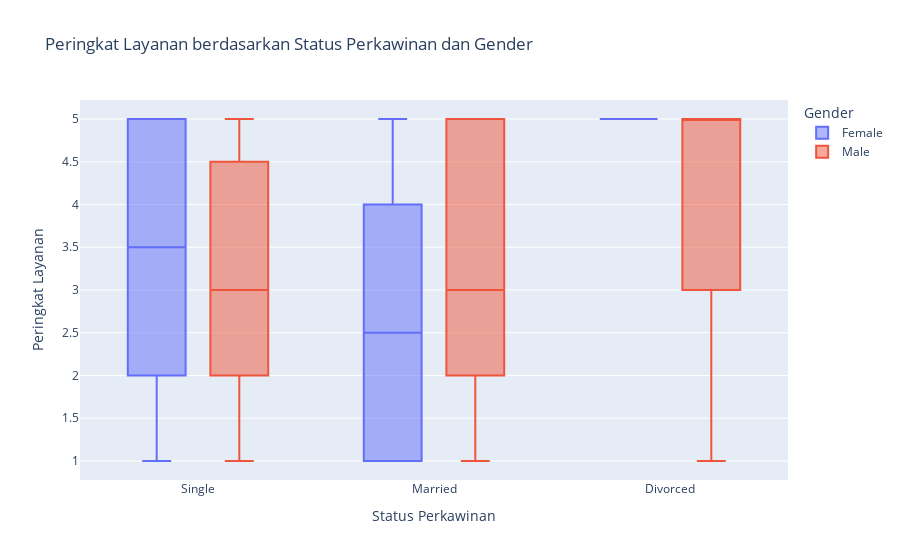

The cell this chart's notebook holds for it:
### Code cell
fig1 = px.box(df, x='Marital Status', y='Service Rating', color='Gender', title='Peringkat Layanan berdasarkan Status Perkawinan dan Gender')
fig1.update_layout(xaxis_title='Status Perkawinan', yaxis_title='Peringkat Layanan')
fig1.show()

### Figure 1 — Plotly figure (JSON) as saved in the notebook; plotly's stock layout.template omitted (floating-point values rounded to 4 significant figures)
{"data": [{"alignmentgroup": "True", "hovertemplate": "Gender=Female<br>Marital Status=%{x}<br>Service Rating=%{y}<extra></extra>", "legendgroup": "Female", "marker": {"color": "#636efa"}, "name": "Female", "notched": false, "offsetgroup": "Female", "orientation": "v", "showlegend": true, "type": "box", "x": ["Single", "Married", "Married", "Married", "Single", "Married", "Single", "Married", "Single", "Married", "Married", "Single", "Married", "Married", "Married", "Single", "Single", "Single", "Married", "Married", "Married", "Single", "Single", "Single", "Single", "Single", "Divorced", "Single", "Divorced", "Married", "Single", "Single", "Single", "Married", "Divorced", "Single", "Married", "Married", "Single", "Married", "Single", "Single", "Married", "Married", "Married", "Single", "Married", "Single", "Married", "Single", "Married", "Married", "Single", "Married", "Married", "Married", "Single", "Single", "Single", "Married", "Married", "Married", "Single", "Single", "Single", "Single", "Single", "Divorced", "Single", "Divorced", "Married", "Single", "Single", "Single", "Married", "Divorced", "Single", "Married", "Married", "Single", "Married", "Single"], "x0": " ", "xaxis": "x", "y": [4, 1, 1, 4, 2, 2, 5, 1, 3, 4, 2, 3, 1, 4, 2, 5, 2, 5, 1, 5, 5, 5, 2, 5, 3, 1, 5, 3, 5, 1, 5, 5, 5, 4, 5, 5, 5, 4, 2, 2, 2, 4, 3, 1, 4, 2, 3, 4, 1, 3, 4, 2, 3, 1, 4, 2, 5, 2, 5, 1, 5, 5, 5, 2, 5, 3, 1, 5, 3, 5, 1, 5, 5, 5, 4, 5, 5, 5, 4, 2, 2, 2], "y0": " ", "yaxis": "y"}, {"alignmentgroup": "True", "hovertemplate": "Gender=Male<br>Marital Status=%{x}<br>Service Rating=%{y}<extra></extra>", "legendgroup": "Male", "marker": {"color": "#EF553B"}, "name": "Male", "notched": false, "offsetgroup": "Male", "orientation": "v", "showlegend": true, "type": "box", "x": ["Single", "Single", "Single", "Single", "Single", "Married", "Single", "Married", "Single", "Single", "Single", "Married", "Divorced", "Single", "Single", "Single", "Married", "Single", "Divorced", "Single", "Single", "Married", "Single", "Single", "Married", "Single", "Married", "Single", "Single", "Single", "Married", "Single", "Married", "Single", "Married", "Single", "Married", "Married", "Married", "Single", "Married", "Married", "Single", "Married", "Single", "Single", "Married", "Married", "Married", "Married", "Single", "Married", "Divorced", "Married", "Divorced", "Single", "Married", "Married", "Married", "Single", "Single", "Single", "Single", "Single", "Married", "Single", "Married", "Single", "Single", "Single", "Married", "Divorced", "Single", "Single", "Single", "Married", "Single", "Divorced", "Single", "Single", "Married", "Single", "Single", "Married", "Single", "Married", "Single", "Single", "Single", "Married", "Single", "Married", "Single", "Married", "Single", "Married", "Married", "Married", "Single", "Married", "Married", "Single", "Married", "Single", "Single", "Married", "Married", "Married", "Married", "Single", "Married", "Divorced", "Married", "Divorced", "Single", "Married", "Married", "Married"], "x0": " ", "xaxis": "x", "y": [5, 4, 1, 3, 2, 1, 2, 1, 1, 5, 5, 1, 5, 5, 3, 5, 2, 2, 5, 3, 2, 3, 1, 2, 1, 1, 5, 3, 2, 4, 4, 2, 2, 5, 5, 3, 2, 3, 4, 2, 1, 5, 4, 3, 5, 1, 5, 5, 4, 4, 1, 5, 5, 5, 1, 5, 5, 2, 2, 2, 4, 3, 3, 3, 1, 3, 2, 1, 5, 5, 1, 5, 5, 3, 5, 2, 2, 5, 3, 2, 3, 1, 2, 1, 1, 5, 3, 2, 4, 4, 2, 2, 5, 5, 3, 2, 3, 4, 2, 1, 5, 4, 3, 5, 1, 5, 5, 4, 4, 1, 5, 5, 5, 1, 5, 5, 2, 2], "y0": " ", "yaxis": "y"}], "layout": {"boxmode": "group", "legend": {"title": {"text": "Gender"}, "tracegroupgap": 0}, "title": {"text": "Peringkat Layanan berdasarkan Status Perkawinan dan Gender"}, "xaxis": {"anchor": "y", "domain": [0, 1], "title": {"text": "Status Perkawinan"}}, "yaxis": {"anchor": "x", "domain": [0, 1], "title": {"text": "Peringkat Layanan"}}}}
